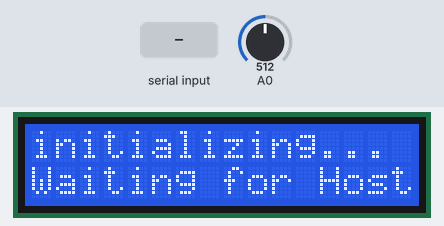
Bench run of a sketch on a simulated Arduino Uno, built with avr-gcc and run on an emulated ATmega328P. On the bench: 16×2 character LCD. The test bench sets the inputs (shaded band); at power-on: A0 = 512. What the sketch prints to the serial monitor is not drawn.

Above: at 1.2 s.
1.3 s: "x\n" received over Serial
At 2.1 s:
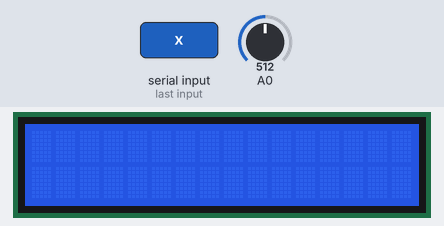
2.8 s: "90,45\n" received over Serial
At 4.2 s:
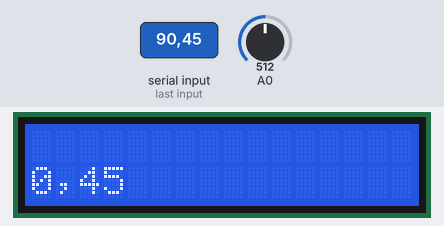
Timing chart, 0 to 5.8 s (numbered marks = the images above; inputs shaded):
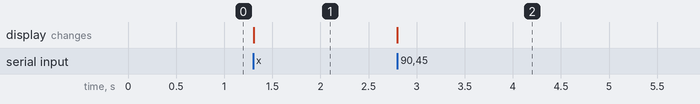

Measured:
- after the input at 1.3 s, the display: changes at once (image 1)
- after the input at 2.8 s, the display: changes at once (image 2)

The sketch:

lcd_test.ino
```cpp
#include <LiquidCrystal.h>

LiquidCrystal lcd(8, 9, 4, 5, 6, 7);           // select the pins used on the LCD panel

// define some values used by the panel and buttons
int lcd_key     = 0;
int adc_key_in  = 0;

int buttonState = 0;
int lastButtonState = 0;
char str[20];

#define btnRIGHT  0
#define btnUP     1
#define btnDOWN   2
#define btnLEFT   3
#define btnSELECT 4
#define btnNONE   5

int read_LCD_buttons(){               // read the buttons

    adc_key_in = analogRead(0);       // read the value from the sensor

    // my buttons when read are centered at these valies: 0, 144, 329, 504, 741
    // we add approx 50 to those values and check to see if we are close
    // We make this the 1st option for speed reasons since it will be the most likely result

    if (adc_key_in > 1000) return btnNONE;
/*
    // For V1.1 us this threshold
    if (adc_key_in < 50)   return btnRIGHT;
    if (adc_key_in < 250)  return btnUP;
    if (adc_key_in < 450)  return btnDOWN;
    if (adc_key_in < 650)  return btnLEFT;
    if (adc_key_in < 850)  return btnSELECT;
*/
   // For V1.0 comment the other threshold and use the one below:

     if (adc_key_in < 50)   return btnRIGHT;
     if (adc_key_in < 195)  return btnUP;
     if (adc_key_in < 380)  return btnDOWN;
     if (adc_key_in < 555)  return btnLEFT;
     if (adc_key_in < 790)  return btnSELECT;


    return btnNONE;                // when all others fail, return this.
}

void setup(){
   lcd.begin(16, 2);               // start the library
   lcd.setCursor(0,0);             // set the LCD cursor   position
   lcd.print("initializing...");  // print a simple message on the LCD
   lcd.setCursor(0,1);             // set the LCD cursor   position
   lcd.print("Waiting for Host");  // print a simple message on the LCD

   Serial.begin(115200);
   Serial.println("LCD");
}

void loop(){
   delay(10);
   lcd_key =   read_LCD_buttons();
   buttonState = lcd_key;

   if (buttonState != lastButtonState)
 //   if (lcd_key !=btnNONE)
     Serial.println(lcd_key);   // read the buttons

   lastButtonState = buttonState;

}


void serialEvent() {
//haberlesme protokolu
// C  1  lcd.setCursor(0,1);
//L nuri   lcd.print("Nuri");

  char cInChar;


  if(Serial.available()) {
    // get the new byte:
    cInChar = (char)Serial.read();
    switch (cInChar)  {

      case 'c':
      case 'C':
      lcd.clear();

      break;

      case 's':     // Request Acknowledgement
      case 'S':


       SerialReadNext();

 //     second = SerialReadNext()toInt();
      lcd.setCursor(0,atoi(str));
      break;

      case 'l':     //
      case 'L':
      SerialReadNext();
      lcd.setCursor(0,0);
      //lcd.print("                ");
      //lcd.setCursor(0,0);
      lcd.print(String(str));
      break;

      case 'm':     //
      case 'M':
      SerialReadNext();
      lcd.setCursor(0,1);
      //lcd.print("                ");
      //lcd.setCursor(0,1);
      lcd.print(String(str));
      break;

      case 'x':     //
      case 'X':
      SerialReadNext();
      lcd.clear();
      lcd.home();
      lcd.print(String(str));
      SerialReadNext();
      lcd.setCursor(0,1);
      lcd.print(String(str));
      break;

      case 'h':     //
      case 'H':
      lcd.home();
      break;


    }//switch
  }//Serial available
}//serialEvent


///////////////////////////////////////////////////////
//
// pull and return an string serial stream
//
void SerialReadNext() {
  // The string we read from Serial will be stored here:

  str[0] = '\0';
  int i=-1;
  while(true) {
    // See if we have serial data available:
    if (Serial.available() > 0) {
      // Yes, we have!
      // Store it at next position in string:
      str[i] = Serial.read();

      // If it is newline or we find a variable separator, then terminate the string
      // and leave the otherwise infinite loop:
      if (str[i] == '\n' || str[i] == '\0' || i==31) {
        str[i] = '\0';
        break;
      }
      // Ok, we were not at the end of the string, go on with next:
      else
        i++;
    }
  }
  // Convert the string to int and return:
//  return (str);
}

void informId (){
// it informs that this module is front panel LCD


}
```
